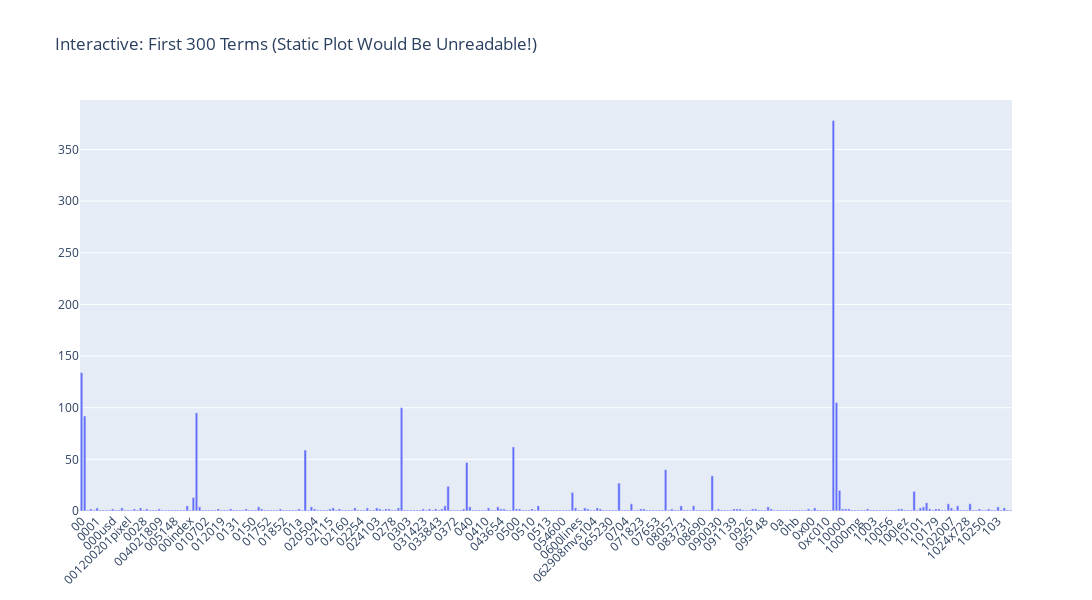

The cell this chart's notebook holds for it:
### Markdown cell above
### >>> **Exercise 12 (take home):**
If you want a nicer interactive visualization here, I would encourage you try to install and use plotly to achieve this.

### Code cell
# Answer here

import plotly.graph_objects as go

N = 300  # deliberately large to show interactivity helps
terms_300 = count_vect.get_feature_names_out()[:N]
freqs_300 = term_frequencies[:N]

fig = go.Figure(data=go.Bar(x=terms_300, y=freqs_300))
fig.update_layout(
    title="Interactive: First 300 Terms (Static Plot Would Be Unreadable!)",
    xaxis_tickangle=-45,
    width=1200,
    height=600
)
fig.show()

### Figure 1 — Plotly figure (JSON) as saved in the notebook; plotly's stock layout.template omitted (floating-point values rounded to 4 significant figures; data arrays with more than 128 entries replaced by an {"elided": "..."} marker saying what was removed)
{"data": [{"type": "bar", "x": {"elided": "300 str values"}, "y": {"elided": "300 int values"}}], "layout": {"height": 600, "title": {"text": "Interactive: First 300 Terms (Static Plot Would Be Unreadable!)"}, "width": 1200, "xaxis": {"tickangle": -45}}}
